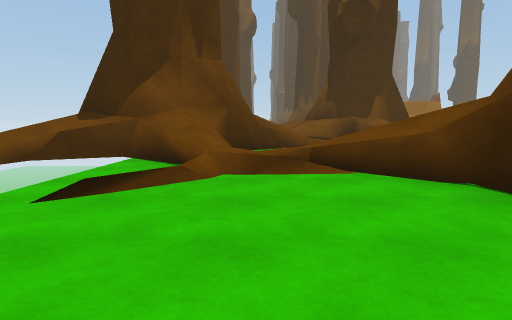
[1] (above)

24 first-person views from a walk through a 3-D level made in the Unity game engine. The camera is 1.2 m above the floor, tilts 6° down and sees 75° across. The floor is counted in squares, 2.25 m on a side. Each view is taken from the middle of a square. On the plan, view 1 faces up. The plan holds only what a view shows up to about 9 squares ahead; the rest is blank. The place goes on beyond the plan. The player is left out.

[2]
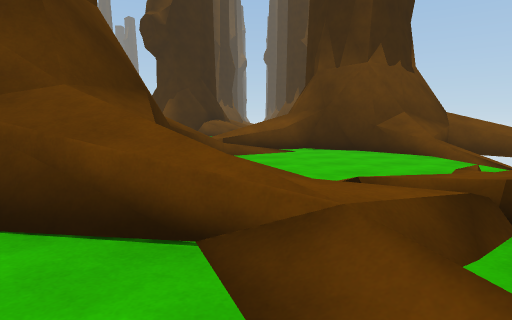

[3]
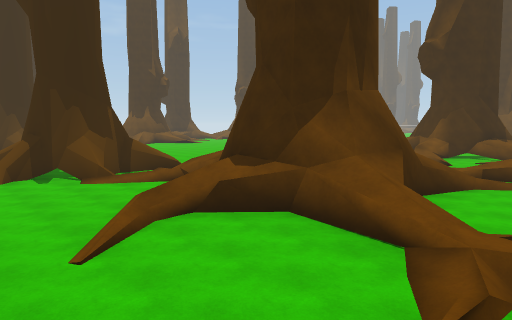

[4]
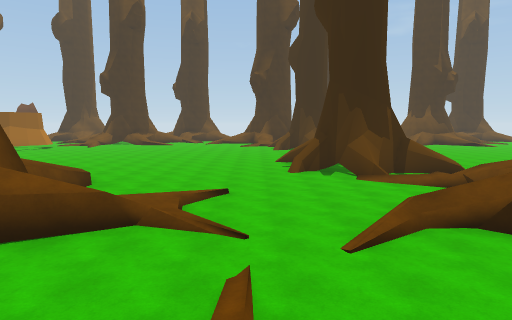

[5]
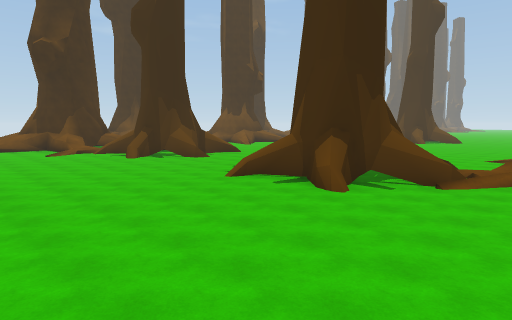

[6]
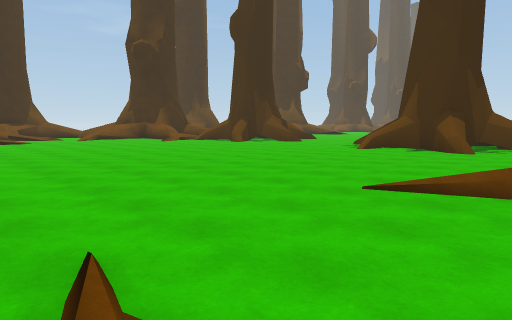

[7]
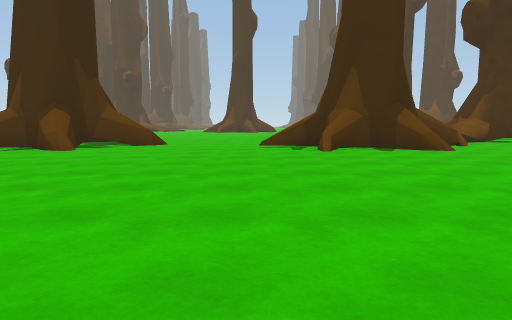

[8]
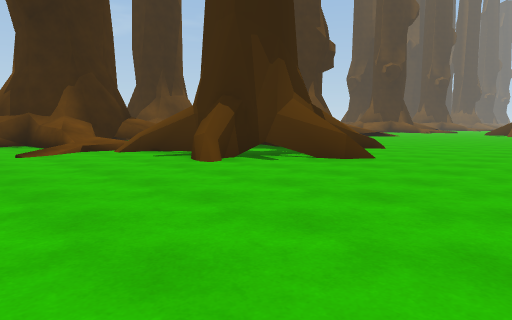

[9]
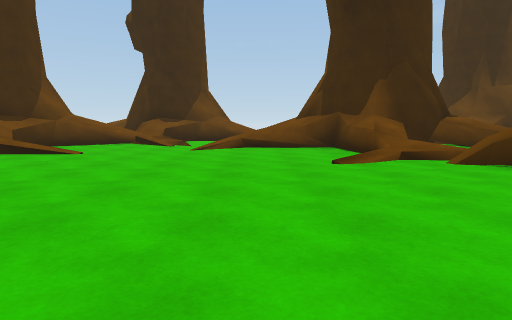

[10]
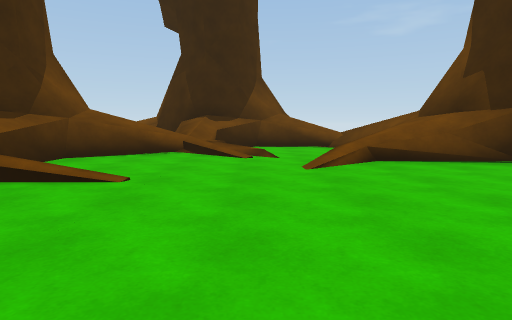

[11]
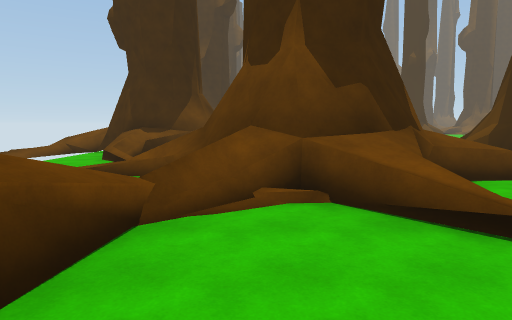

[12]
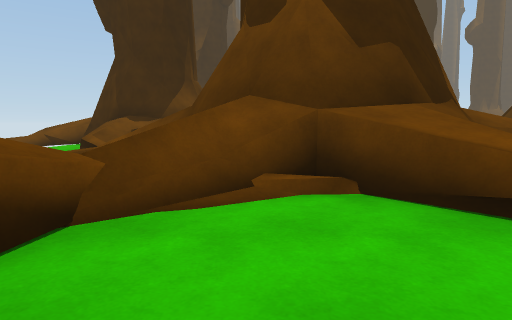

[13]
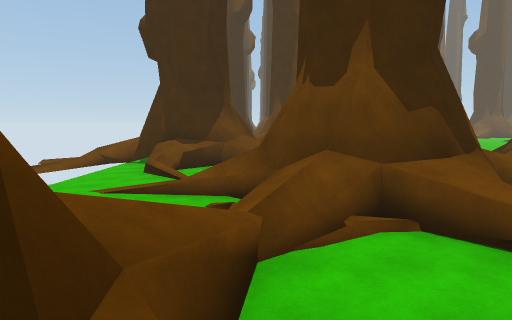

[14]
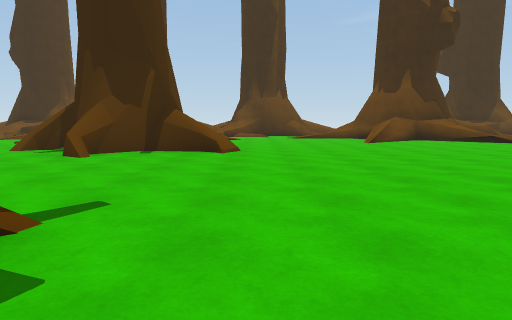

[15]
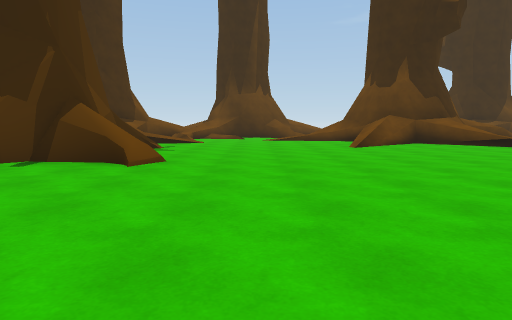

[16]
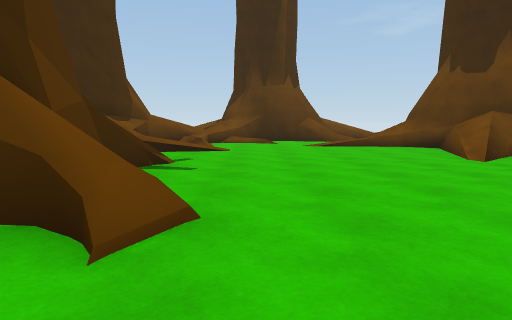

[17]
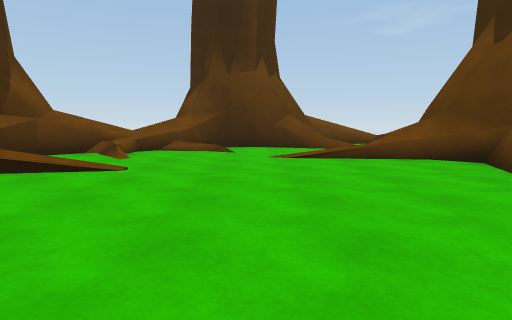

[18]
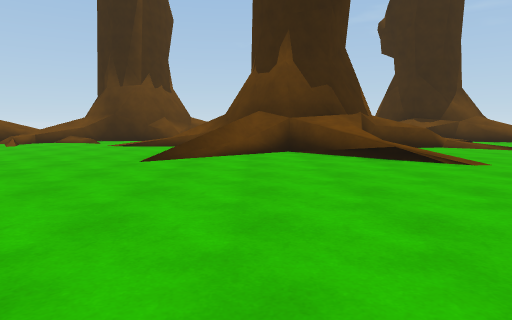

[19]
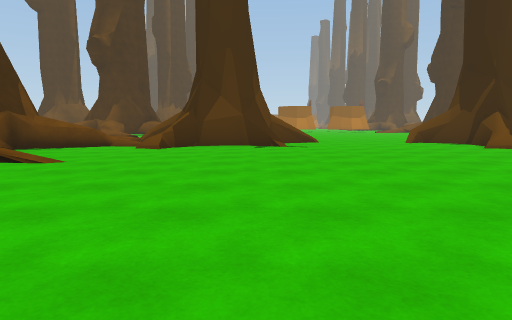

[20]
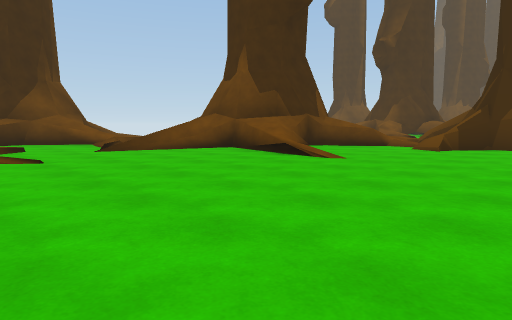

[21]
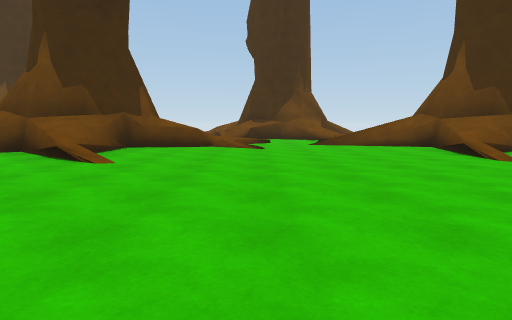

[22]
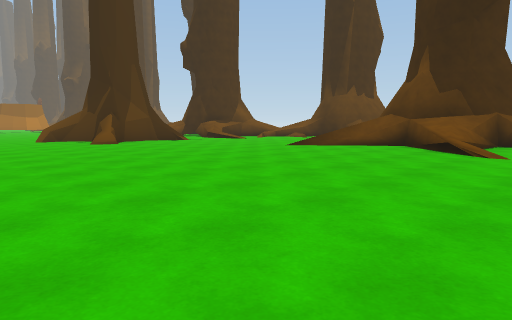

[23]
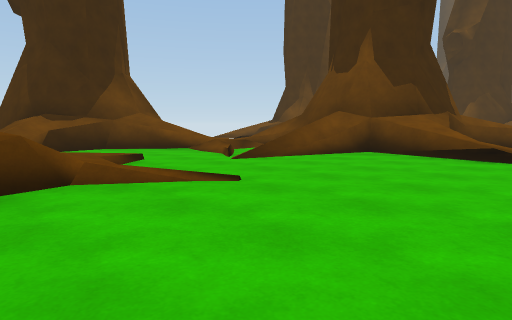

[24]
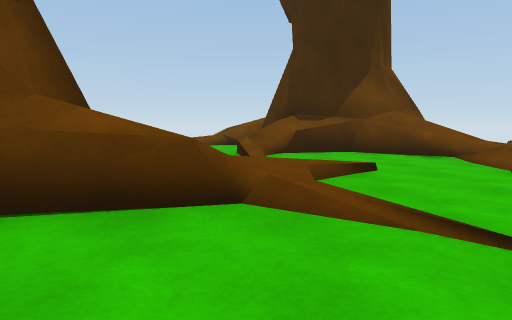

### Floor plan
Key: @ floor where view 1 was taken; # wall or solid block; x gap in a wall; . floor; / step, stairs or slope; = window, fence, low wall or low ledge; ^ raised ledge; v drop or lower ground; O other object.
Columns run from 4 left of view 1 to 32 right of it. Each row starts with its distance up from view 1.
 16            //...          ##^
 15            ...........   ==.#  #
 14            ............ ....####
 13            .................///#
 12         ##///..............././#
 11        .#/................//../#
 10       ..#/.................//.^
  9       ..///............./..##^^
  8    ^///./.............../==####^^^
  7 ## ##........O.......O..//## ##^^^^
  6 v###....^....O#O.....O#O  ####  ^^^
  5 vv##./..^...O###O...O###O =### ^^^^ v
  4   .//==###.  O#O.....O#O..=..= ^^^^vv
  3   ./..## ##=.O.......O.......==###^^
  2   /...## ##..................###
  1   /...^###=...................##
  0   /.@/^///=//.................=#
 -1 v###.././..................=///
 -2 v#=##=///...............//#=#
 -3   ###..................../####
 -4   ###.././.............../#=
 -5   #. // //............../=##
 -6   x.    =#...... ......./..##
 -7   v   =###==...  .....  ...=

Positions as (right, up) in squares from view 1, and headings:
1: (0, 0), facing up
2: (1, 6), facing down
3: (0, 8), facing down-right
4: (0, 8), facing right
5: (6, 12), facing down-right
6: (7, 16), facing down-right
7: (13, 14), facing down
8: (13, 10), facing down-right
9: (15, 10), facing right
10: (18, 12), facing right
11: (25, 13), facing down
12: (25, 12), facing down
13: (26, 13), facing down
14: (10, 2), facing right
15: (12, 1), facing right
16: (15, 2), facing right
17: (18, 1), facing right
18: (15, -3), facing right
19: (11, -5), facing up
20: (11, -5), facing up-left
21: (13, -4), facing left
22: (13, -7), facing up-right
23: (8, -6), facing up-left
24: (7, -5), facing left
